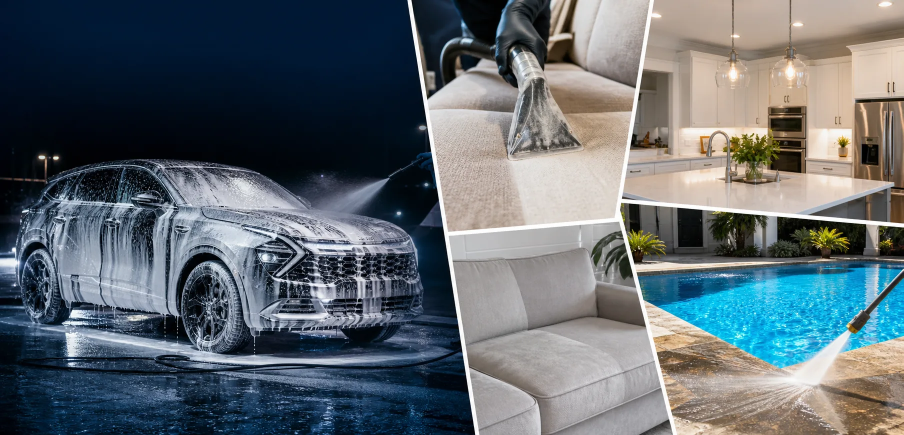
#> input picture assets/hero-real-results.webp, 1807 x 870 px, found by its file name (shown at 1/2 size); its folder holds 8 pictures in this run
$ python generate_social_pack.py
#> lines starting #> are read from the running program, lines starting #| are printed output that depends on the picture
from pathlib import Path
from PIL import Image, ImageDraw, ImageFont, ImageFilter, ImageOps

ROOT = Path(r"C:\Users\Yeica\Documents\LucianoWash")
ASSETS = ROOT / "assets"
SHOTS = ROOT / "qa-screenshots" / "delivery-final"
OUT = ROOT / "social-media-presentation"
OUT.mkdir(exist_ok=True)

NAVY = (4, 24, 38)
NAVY2 = (6, 43, 69)
CYAN = (22, 191, 243)
BLUE = (10, 120, 198)
GREEN = (39, 211, 102)
WHITE = (255, 255, 255)
MUTED = (206, 229, 240)
INK = (8, 31, 45)
LIGHT = (238, 248, 252)


def font(size, bold=False):
    candidates = (
        [r"C:\Windows\Fonts\arialbd.ttf", r"C:\Windows\Fonts\segoeuib.ttf"]
        if bold
        else [r"C:\Windows\Fonts\arial.ttf", r"C:\Windows\Fonts\segoeui.ttf"]
    )
    for item in candidates:
        if Path(item).exists():
            return ImageFont.truetype(item, size)
    return ImageFont.load_default()


F = {
    "xs": font(24),
    "sm": font(30),
    "md": font(38),
    "lg": font(58, True),
    "xl": font(78, True),
    "xxl": font(94, True),
    "bold32": font(32, True),
    "bold40": font(40, True),
    "bold50": font(50, True),
    "bold64": font(64, True),
}


def gradient(size, c1=NAVY, c2=NAVY2):
    w, h = size
    img = Image.new("RGB", size, c1)
    px = img.load()
    for y in range(h):
        for x in range(w):
            t = x / w * 0.55 + y / h * 0.45
            px[x, y] = tuple(int(c1[i] * (1 - t) + c2[i] * t) for i in range(3))
    return img


def load_img(path, size=None, cover=True):
    im = Image.open(path).convert("RGB")
    if size:
        if cover:
            im = ImageOps.fit(im, size, method=Image.Resampling.LANCZOS, centering=(0.5, 0.5))
        else:
            im.thumbnail(size, Image.Resampling.LANCZOS)
    return im


def fit_with_center(path, size, center=(0.5, 0.5)):
    im = Image.open(path).convert("RGB")
    return ImageOps.fit(im, size, method=Image.Resampling.LANCZOS, centering=center)


# [14 lines left out: functions rounded_mask, paste_round, not called in this run]


def overlay(im, color=(0, 0, 0), alpha=100):
    return Image.blend(im, Image.new("RGB", im.size, color), alpha / 255)


# [33 lines left out: functions draw_text, pill, not called in this run]


def logo(size):
    im = Image.open(ASSETS / "luciano-wash-logo-official-no-tagline.png").convert("RGBA")
    im.thumbnail((size, size), Image.Resampling.LANCZOS)
    return im


def place_logo(bg, xy, size):
    logo_img = logo(size)
    bg.paste(logo_img, xy, logo_img)


def save_slide_1():
    img = gradient((1080, 1080))
#> in gradient, `img = Image.new("RGB", size, c1)`:
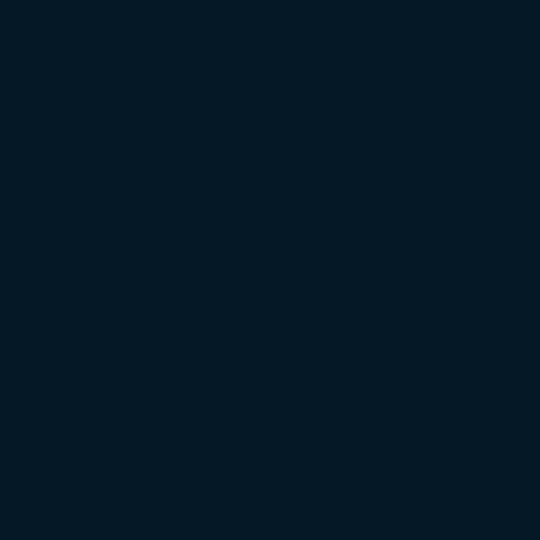
#> img: PIL image 1080x1080 RGB (shown at 1/2 size); mean R, G, B 4, 24, 38
    hero = overlay(load_img(ASSETS / "hero-real-results.webp", (1080, 1080)), NAVY, 145)
    img = Image.blend(hero, img, 0.28)
    draw = ImageDraw.Draw(img)
    place_logo(img, (80, 90), 300)
    pill(draw, (80, 420), "NUEVA PÁGINA OFICIAL", F["xs"], CYAN, INK)
    draw_text(draw, (80, 485), "Luciano Wash", F["xxl"], WHITE, max_width=900, spacing=4)
    draw_text(
        draw,
        (80, 680),
        "Limpieza profesional para autos, hogares, negocios y exteriores",
        F["md"],
        MUTED,
        max_width=780,
        spacing=10,
    )
    pill(draw, (80, 865), "Cotiza por WhatsApp", F["bold32"], GREEN, INK, pad=(28, 16))
    draw_text(draw, (80, 1000), "lucianowash.lps-company.com", F["sm"], CYAN)
    img.save(OUT / "instagram-carousel-01-lanzamiento.png")


# [183 lines left out: functions save_slide_2, save_slide_3, save_slide_4, save_slide_5, save_slide_6, save_story and 2 more, not called in this run]


def main():
    save_slide_1()
#> in save_slide_1, `img = gradient((1080, 1080))`:
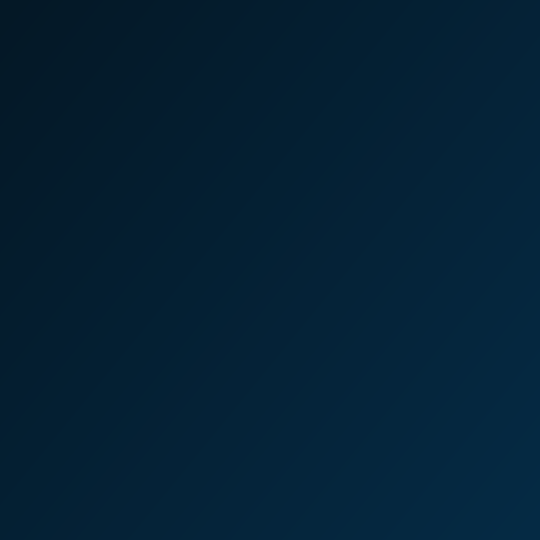
#> img: PIL image 1080x1080 RGB (shown at 1/2 size); mean R, G, B 4.5, 33, 53
#> in load_img, im is the input picture: PIL image 1807x870 RGB; mean R, G, B 95.6, 104.5, 110.6
#> in load_img, `im = ImageOps.fit(im, size, method=Image.Resampling.LANCZOS, centering..`:
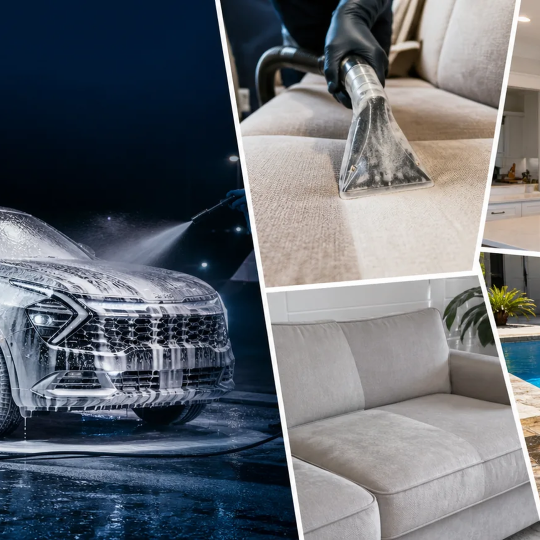
#> im: PIL image 1080x1080 RGB (shown at 1/2 size); mean R, G, B 100.9, 105.7, 112.5
#> in overlay, `return Image.blend(im, Image.new("RGB", im.size, color), alpha / 255)`:
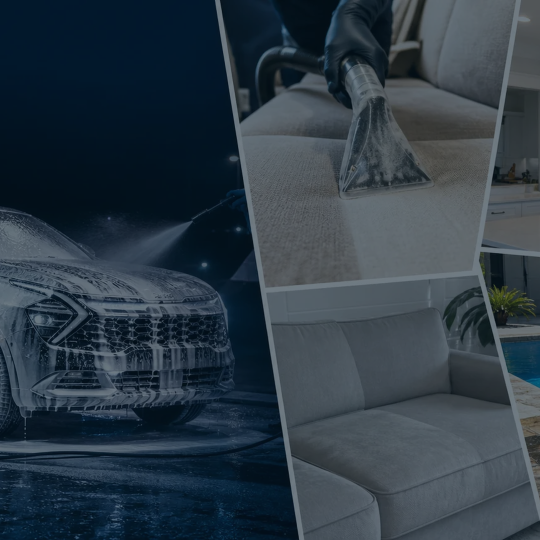
#> returned value: PIL image 1080x1080 RGB (shown at 1/2 size); mean R, G, B 45.3, 58.8, 69.6
#> in save_slide_1, `img = Image.blend(hero, img, 0.28)`:
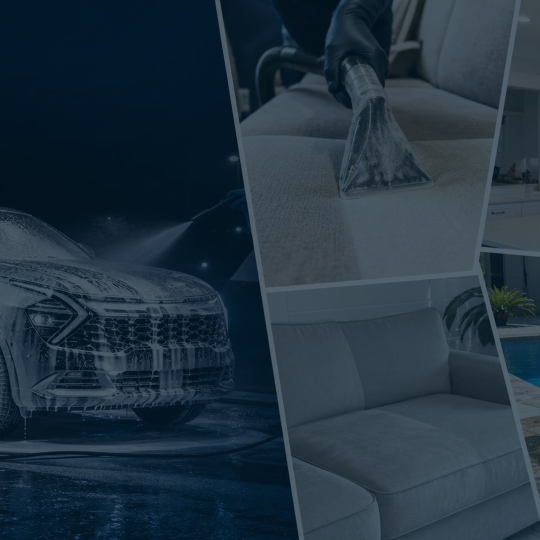
#> img: PIL image 1080x1080 RGB (shown at 1/2 size); mean R, G, B 33.4, 51.1, 64.5
    save_slide_2()
    save_slide_3()
    save_slide_4()
    save_slide_5()
    save_slide_6()
    save_story()
    save_facebook_post()
    save_copy()
    for item in sorted(OUT.iterdir()):
        print(f"{item.name} {item.stat().st_size}")


if __name__ == "__main__":
#> (the run stopped early here; a loop or call above may not have finished)
